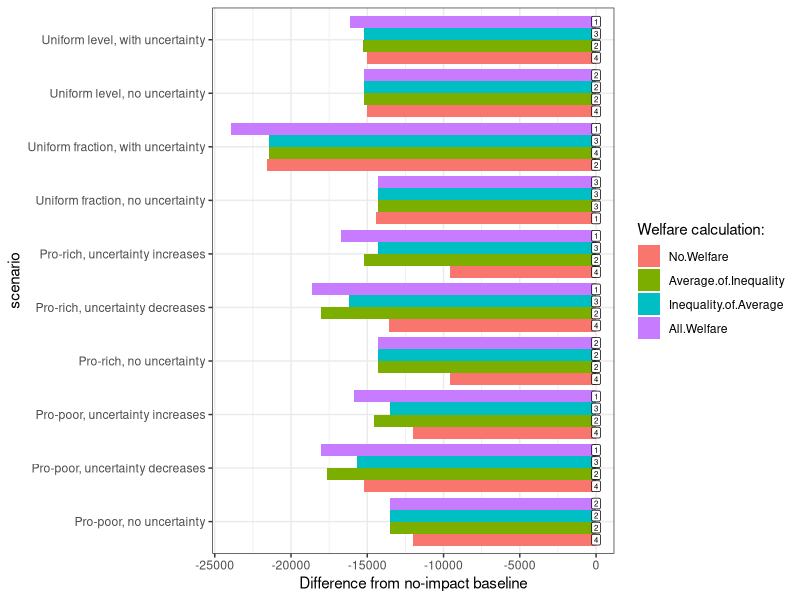
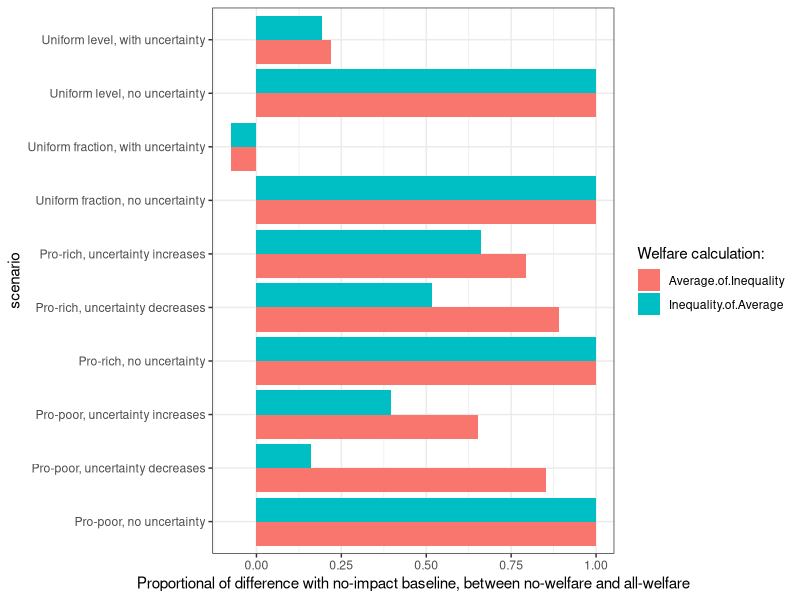

These charts were generated, in order, by the following R code:
library(dplyr)
library(reshape2)
library(ggplot2)

baseline <- c(32000, 40000)
eta <- 1.35

utility <- function(cc)
    (cc^(1 - eta) - 1) / (1 - eta)
invutil <- function(uu)
    (uu * (1 - eta) + 1)^(1 / (1 - eta))

no.welfare <- function(df) {
    df %>% summarize(cc=mean(cc))
}

avg.ineq <- function(df) {
    df %>% group_by(mm) %>% summarize(uu=mean(utility(cc))) %>%
        ungroup() %>% summarize(cc=mean(invutil(uu)))
}

ineq.avg <- function(df) {
    df %>% group_by(ii) %>% summarize(uu=utility(mean(cc))) %>%
        ungroup() %>% summarize(cc=invutil(mean(uu)))
}

all.welfare <- function(df) {
    df %>% summarize(cc=invutil(mean(utility(cc))))
}

df.baseline <- data.frame(ii=1:2, mm=1, cc=baseline)

no.welfare(df.baseline)
avg.ineq(df.baseline)
ineq.avg(df.baseline)
all.welfare(df.baseline)

get.table <- function(df) {
    cc.nw <- no.welfare(df)$cc - no.welfare(df.baseline)$cc
    cc.ai <- avg.ineq(df)$cc - avg.ineq(df.baseline)$cc
    cc.ia <- ineq.avg(df)$cc - ineq.avg(df.baseline)$cc
    cc.aw <- all.welfare(df)$cc - all.welfare(df.baseline)$cc

    data.frame(`No Welfare`=cc.nw, `Average of Inequality`=cc.ai, `Inequality of Average`=cc.ia, `All Welfare`=cc.aw)
}

results <-
    rbind(#cbind(scenario="No impacts", get.table(df.baseline)),
          cbind(scenario="Uniform level, no uncertainty", get.table(data.frame(ii=1:2, mm=1, cc=baseline - 15000))),
          cbind(scenario="Uniform fraction, no uncertainty", get.table(data.frame(ii=1:2, mm=1, cc=baseline * .6))),
          cbind(scenario="Pro-rich, no uncertainty", get.table(data.frame(ii=1:2, mm=1, cc=baseline * c(.4, 1)))),
          cbind(scenario="Pro-poor, no uncertainty", get.table(data.frame(ii=1:2, mm=1, cc=baseline * c(1, .4)))),
          cbind(scenario="Uniform level, with uncertainty", get.table(rbind(data.frame(ii=1:2, mm=1, cc=baseline - 10000),
                                                                            data.frame(ii=1:2, mm=2, cc=baseline - 20000)))),
          cbind(scenario="Uniform fraction, with uncertainty", get.table(rbind(data.frame(ii=1:2, mm=1, cc=baseline * .6),
                                                                               data.frame(ii=1:2, mm=2, cc=baseline * .2)))),
          cbind(scenario="Pro-rich, uncertainty increases", get.table(rbind(data.frame(ii=1:2, mm=1, cc=baseline * c(.6, 1)),
                                                                            data.frame(ii=1:2, mm=2, cc=baseline * c(.2, 1))))),
          cbind(scenario="Pro-rich, uncertainty decreases", get.table(rbind(data.frame(ii=1:2, mm=1, cc=baseline * c(.2, 1)),
                                                                            data.frame(ii=1:2, mm=2, cc=baseline * c(.6, .6))))),
          cbind(scenario="Pro-poor, uncertainty increases", get.table(rbind(data.frame(ii=1:2, mm=1, cc=baseline * c(1, .6)),
                                                                            data.frame(ii=1:2, mm=2, cc=baseline * c(1, .2))))),
          cbind(scenario="Pro-poor, uncertainty decreases", get.table(rbind(data.frame(ii=1:2, mm=1, cc=baseline * c(1, .2)),
                                                                            data.frame(ii=1:2, mm=2, cc=baseline * c(.6, .6))))))

results2 <- melt(results, 'scenario') %>% group_by(scenario) %>% mutate(rank=rank(value))

ggplot(results2, aes(scenario, value)) +
    coord_flip() +
    geom_col(aes(fill=variable), position='dodge') +
    geom_label(aes(y=0, label=rank), size=2, position=position_dodge2(width=.9)) +
    scale_fill_discrete("Welfare calculation:") +
    ylab("Difference from no-impact baseline") +
    theme_bw()

results3 <- melt(results, 'scenario') %>% group_by(scenario) %>% mutate(No.Welfare=value[variable == "No.Welfare"],
                                                                        All.Welfare=value[variable == "All.Welfare"]) %>%
    reframe(calc=c('Average.of.Inequality', 'Inequality.of.Average'),
            value=(c(value[variable == "Average.of.Inequality"],
                     value[variable == "Inequality.of.Average"]) - No.Welfare[1]) / (All.Welfare[1] - No.Welfare[1]))

ggplot(results3, aes(scenario, value)) +
    coord_flip() +
    geom_col(aes(fill=calc), position='dodge') +
    scale_fill_discrete("Welfare calculation:") +
    ylab("Proportional of difference with no-impact baseline, between no-welfare and all-welfare") +
    theme_bw()

